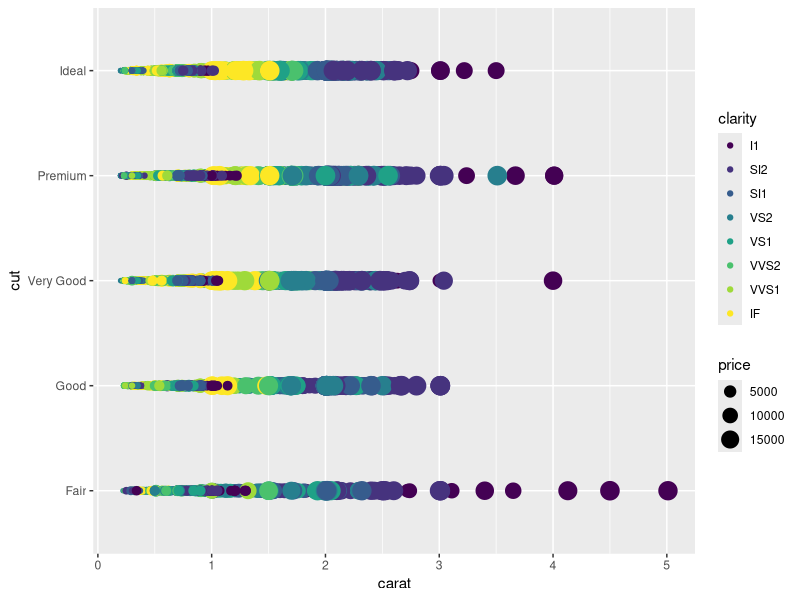
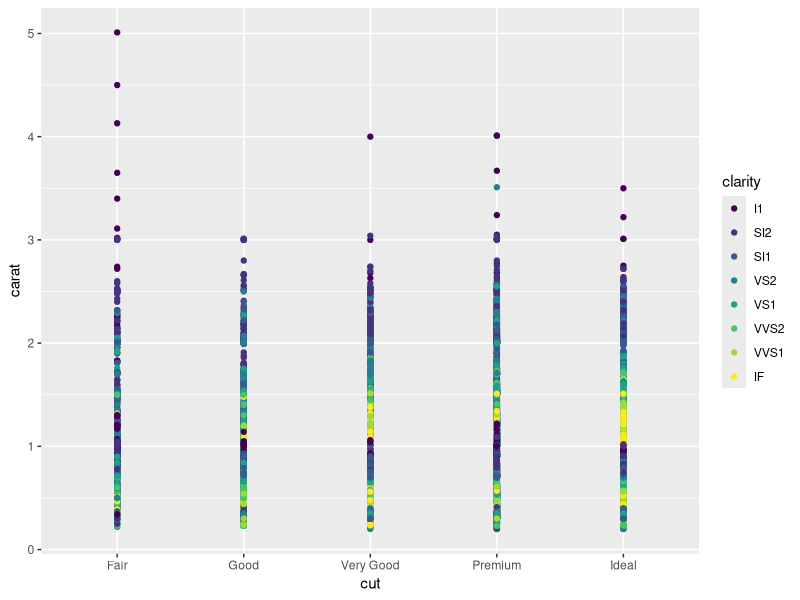
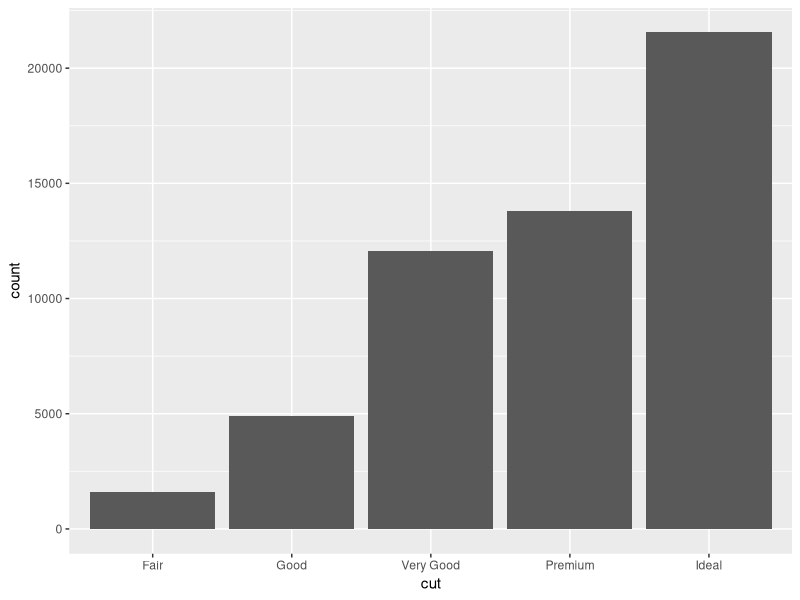

Write R code to recreate these figures, in order.
# 10.1.2020 notes


install.packages("ggplot2")
library(ggplot2)
library(tidyverse)

myData <- diamonds

View(myData)
?diamond

outliers <- filter(diamonds, cut == "Fair", carat >= 4)

?diamonds

ggplot(data = diamonds) + geom_point(mapping = aes(x = carat, y = cut, color = clarity, size = price))


#generate point plot (as we have done before)
ggplot(data = diamonds) +
  geom_point(mapping = aes(x = cut, y = carat, color = clarity))

# generate a histogram
ggplot(data = diamonds) +
  geom_bar(mapping = aes(x = cut))

# find "local" statistics about the "cut" column:
diamonds %>% count(cut)
